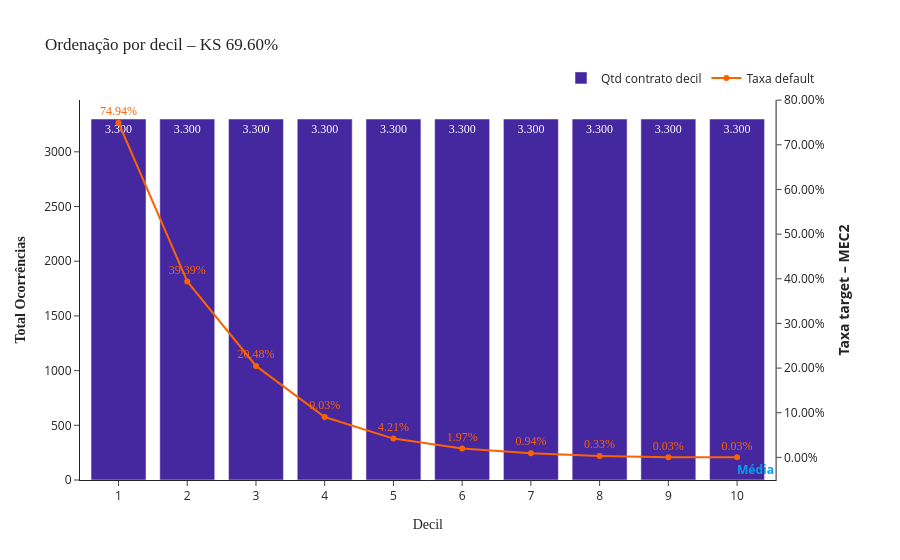

The code cell stored with this chart in its notebook:
### Markdown cell above
### KS por Decil

### Code cell
evaluator.plot_decile_ks()

### Figure 1 — Plotly figure (JSON) as saved in the notebook; plotly's stock layout.template omitted (floating-point values rounded to 4 significant figures)
{"data": [{"marker": {"color": "#4527a0"}, "name": "Qtd contrato decil", "text": ["3.300", "3.300", "3.300", "3.300", "3.300", "3.300", "3.300", "3.300", "3.300", "3.300"], "textfont": {"family": "Arial Black"}, "type": "bar", "x": ["1", "2", "3", "4", "5", "6", "7", "8", "9", "10"], "xaxis": "x", "y": [3300, 3300, 3300, 3300, 3300, 3300, 3300, 3300, 3300, 3300], "yaxis": "y"}, {"line": {"color": "#fa6300"}, "marker": {"color": "#fa6300"}, "mode": "lines+markers+text", "name": "Taxa default", "text": ["74.94%", "39.39%", "20.48%", "9.03%", "4.21%", "1.97%", "0.94%", "0.33%", "0.03%", "0.03%"], "textfont": {"color": "#fa6300", "family": "Arial Black"}, "textposition": "top center", "type": "scatter", "x": ["1", "2", "3", "4", "5", "6", "7", "8", "9", "10"], "xaxis": "x", "y": [0.7494, 0.3939, 0.2048, 0.0903, 0.04212, 0.0197, 0.009394, 0.003333, 0.000303, 0.000303], "yaxis": "y2"}], "layout": {"annotations": [{"font": {"color": "#059fed"}, "showarrow": false, "text": "<b>Média</b>", "x": 1, "xanchor": "right", "xref": "x domain", "y": 0.1514, "yanchor": "bottom", "yref": "y"}], "bargap": 0.2, "legend": {"orientation": "h", "x": 1, "xanchor": "right", "y": 1.02, "yanchor": "bottom"}, "shapes": [{"line": {"color": "#059fed", "dash": "dash"}, "type": "line", "x0": 0, "x1": 1, "xref": "x domain", "y0": 0.1514, "y1": 0.1514, "yref": "y2"}], "title": {"font": {"family": "Arial Black"}, "text": "Ordenação por decil – KS 69.60%"}, "xaxis": {"anchor": "y", "domain": [0, 0.94], "title": {"font": {"family": "Arial Black"}, "text": "Decil"}}, "yaxis": {"anchor": "x", "domain": [0, 1], "title": {"font": {"family": "Arial Black"}, "text": "<b>Total Ocorrências<b>"}}, "yaxis2": {"anchor": "x", "overlaying": "y", "side": "right", "tickformat": ".2%", "title": {"text": "<b>Taxa target – MEC2<b>"}}}}
